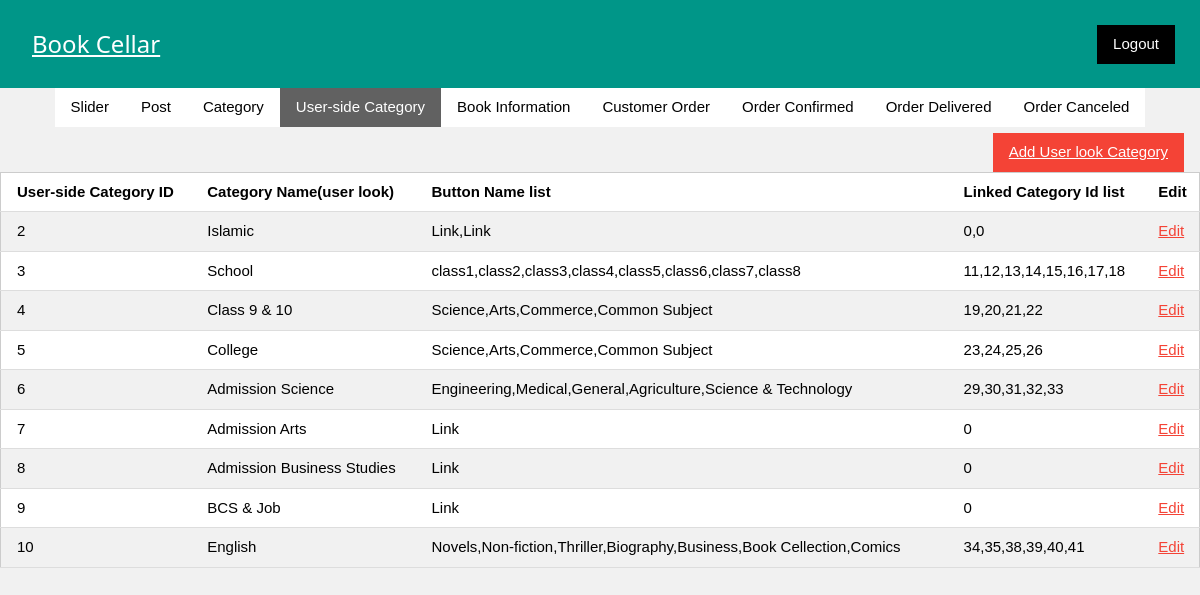
Page /admin/user_category.php (signed in) on the committed database.
### tables this page shows
CREATE TABLE `user_category` (
  `User_category_id` int(255) NOT NULL,
  `Name` mediumtext NOT NULL,
  `Button_name_list` longtext NOT NULL,
  `Button_list` mediumtext NOT NULL
);

### admin/user_category.php (the view, shortened to what this page needs)
<?php
include 'header.php';
?>
<?php
include 'config.php';
?>
<!DOCTYPE html>
<html>
<link rel="stylesheet" href="W3.CSS.css">
<link rel="stylesheet" href="https://cdnjs.cloudflare.com/ajax/libs/font-awesome/4.7.0/css/font-awesome.min.css">
<head>
</head>
<body class="w3-sans-serif" style="background-color:#F1F1F1">
<div class="w3-container">
<div class="w3-bar">
<a href="add_user_category.php" class="w3-bar-item w3-right w3-red w3-hover-green">Add User look Category</a>
</div>
</div>
<div style="overflow-x:auto;">
<table class="w3-table-all" style="overflow-x:scroll">
<tr>
<th>User-side Category ID</th>
<th>Category Name(user look)</th>
<th>Button Name list</th>
<th>Linked Category Id list</th>
<th>Edit</th>
</tr>
<?php
$read_query="SELECT * FROM user_category";
$result=mysqli_query($connection,$read_query);
while($row=mysqli_fetch_row($result)) {
   $cat_id=htmlspecialchars($row[0]);
   $cat_name=htmlspecialchars($row[1]);
   $but_name_list=htmlspecialchars($row[2]);
   $but_list=htmlspecialchars($row[3]);
   ?>
<tr>
<td><?php echo $cat_id; ?></td>
<td><?php echo $cat_name; ?></td>
<td><?php echo $but_name_list; ?></td>
<td><?php echo $but_list; ?></td>
<td><a class="w3-text-red" href="edit_user_category.php?cat_id=<?php echo $cat_id; ?>">Edit</a></td>
</tr>
<?php
}
 ?>
 </table>
</div>
</body>
</html>

### admin/W3.CSS.css (style rules this page uses)
html { box-sizing:border-box }
*,*:before,*:after { box-sizing:inherit }
html { -ms-text-size-adjust:100%;-webkit-text-size-adjust:100% }
body { margin:0 }
a { background-color:transparent }
html,body { font-family:Verdana,sans-serif;font-size:15px;line-height:1.5 }
html { overflow-x:hidden }
a { color:inherit }
.w3-table,.w3-table-all { border-collapse:collapse;border-spacing:0;width:100%;display:table }
.w3-table-all { border:1px solid #ccc }
.w3-bordered tr,.w3-table-all tr { border-bottom:1px solid #ddd }
.w3-table-all tr:nth-child(odd) { background-color:#fff }
.w3-table-all tr:nth-child(even) { background-color:#f1f1f1 }
.w3-table td,.w3-table th,.w3-table-all td,.w3-table-all th { padding:8px 8px;display:table-cell;text-align:left;vertical-align:top }
.w3-table th:first-child,.w3-table td:first-child,.w3-table-all th:first-child,.w3-table-all td:first-child { padding-left:16px }
.w3-bar { width:100%;overflow:hidden }
.w3-bar .w3-bar-item { padding:8px 16px;float:left;width:auto;border:none;display:block;outline:0 }
.w3-container:after,.w3-container:before,.w3-panel:after,.w3-panel:before,.w3-row:after,.w3-row:before,.w3-row-padding:after,.w3-row-padding:before, .w3-cell-row:before,.w3-cell-row:after,.w3-clear:after,.w3-clear:before,.w3-bar:before,.w3-bar:after { content:"";display:table;clear:both }
.w3-container,.w3-panel { padding:0.01em 16px }
.w3-right { float:right!important }
.w3-red,.w3-hover-red:hover { color:#fff!important;background-color:#f44336!important }
.w3-text-red,.w3-hover-text-red:hover { color:#f44336!important }

### rows in the picture
user_category: User_category_id "2", Name "Islamic", Button_name_list "Link,Link", Button_list "0,0"
user_category: User_category_id "3", Name "School", Button_name_list "class1,class2,class3,class4,class5,class6,class7,class8", Button_list "11,12,13,14,15,16,17,18"
user_category: User_category_id "4", Name "Class 9 & 10", Button_name_list "Science,Arts,Commerce,Common Subject", Button_list "19,20,21,22"
user_category: User_category_id "5", Name "College", Button_name_list "Science,Arts,Commerce,Common Subject", Button_list "23,24,25,26"
user_category: User_category_id "6", Name "Admission Science", Button_name_list "Engineering,Medical,General,Agriculture,Science & Technology", Button_list "29,30,31,32,33"
user_category: User_category_id "7", Name "Admission Arts", Button_name_list "Link", Button_list "0"
user_category: User_category_id "8", Name "Admission Business Studies", Button_name_list "Link", Button_list "0"
user_category: User_category_id "9", Name "BCS & Job", Button_name_list "Link", Button_list "0"
user_category: User_category_id "10", Name "English", Button_name_list "Novels,Non-fiction,Thriller,Biography,Business,Book Cellection,Comics", Button_list "34,35,38,39,40,41"
